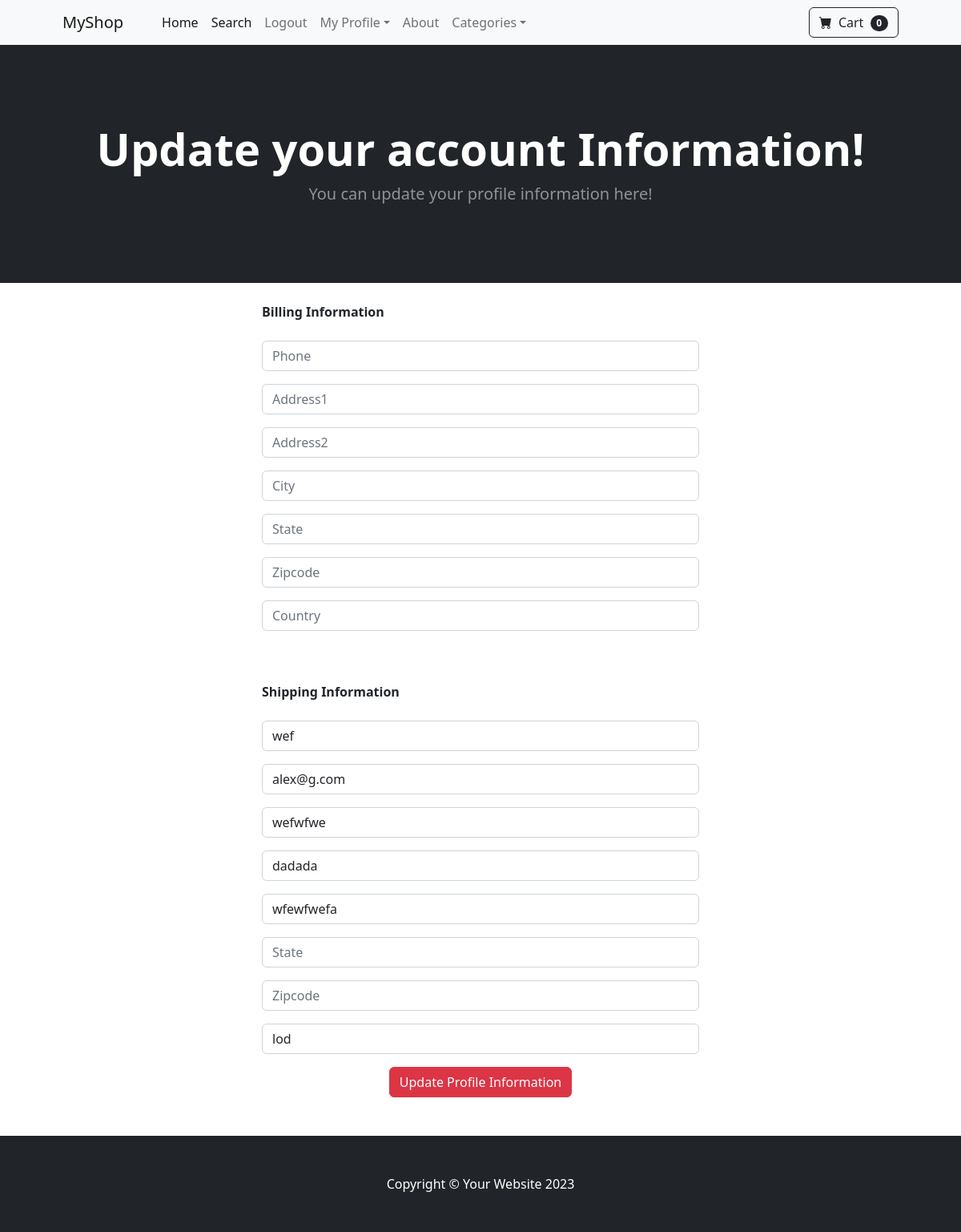
The page /update_info/ (signed in) on the database its author committed.
### shop/models.py (models this page shows, shortened)
class Profile(models.Model):
    user = models.OneToOneField(User, on_delete=models.CASCADE)
    date_modified = models.DateTimeField(User, auto_now=True)
    phone = models.CharField(max_length=100, blank=True)
    address1 = models.CharField(max_length=200, blank=True)
    address2 = models.CharField(max_length=200, blank=True)
    city = models.CharField(max_length=200, blank=True)
    state = models.CharField(max_length=200, blank=True)
    zipcode = models.CharField(max_length=200, blank=True)
    country = models.CharField(max_length=200, blank=True)
    old_cart = models.CharField(max_length=200, blank=True, null=True)

### payment/models.py (models this page shows, shortened)
class ShippingAddress(models.Model):
    user = models.ForeignKey(User, on_delete=models.CASCADE, null=True, blank=True)
    shipping_fullname = models.CharField(max_length=255)
    shipping_email = models.CharField(max_length=255)
    shipping_address1 = models.CharField(max_length=255)
    shipping_address2 = models.CharField(max_length=255, null = True, blank = True)
    shipping_city = models.CharField(max_length=255)
    shipping_state = models.CharField(max_length=255, null = True, blank = True)
    shipping_zipcode = models.CharField(max_length=255, null = True, blank = True)
    shipping_country = models.CharField(max_length=255)
    class Meta:
        verbose_name_plural = "Shipping Address"

### shop/views.py (the view)
# urls.py: path('update_info/', views.update_info, name='update_info'),
def update_info(request):
    if request.user.is_authenticated:
        current_user_profile = Profile.objects.get(user__id=request.user.id)
        shipping_info = ShippingAddress.objects.get(user__id=request.user.id)
        form = UserInfoForm(request.POST or None, instance=current_user_profile)
        shipping_form = ShippingForm(request.POST or None, instance=shipping_info)
        if request.method == "POST":
            if form.is_valid() or shipping_form.is_valid():
                form.save()
                shipping_form.save()
                messages.success(request, ("Your Information has been updated successfully!!!"))
                return redirect('home')
        return render(request, 'update_info.html',{'form':form,'shipping_form':shipping_form})
    else:
        messages.success(request, ("Login first to access this page!!!"))
        return redirect('home')

### shop/forms.py
class UserInfoForm(forms.ModelForm):
    phone = forms.CharField(label="",widget=forms.TextInput(attrs={'class':'form-control', 'placeholder':'Phone'}),required=False)
    address1 = forms.CharField(label="",widget=forms.TextInput(attrs={'class':'form-control', 'placeholder':'Address1'}),required=False)
    address2 = forms.CharField(label="",widget=forms.TextInput(attrs={'class':'form-control', 'placeholder':'Address2'}),required=False)
    city = forms.CharField(label="",widget=forms.TextInput(attrs={'class':'form-control', 'placeholder':'City'}),required=False)
    state = forms.CharField(label="",widget=forms.TextInput(attrs={'class':'form-control', 'placeholder':'State'}),required=False)
    zipcode = forms.CharField(label="",widget=forms.TextInput(attrs={'class':'form-control', 'placeholder':'Zipcode'}),required=False)
    country = forms.CharField(label="",widget=forms.TextInput(attrs={'class':'form-control', 'placeholder':'Country'}),required=False)
    class Meta:
        model = Profile
        fields = ('phone','address1','address2','city','state','zipcode','country')

### cart/cart.py (called while the page is built)
    def __len__(self):
        return len(self.cart)

### cart/context_processors.py (called while the page is built)
def cart(request):
    return {'cart': Cart(request)}

### shop/templates/update_info.html (shortened to what this page needs)
{% extends 'base.html' %}
{% block content %}
<header class="bg-dark py-5">
    <div class="container px-4 px-lg-5 my-5">
        <div class="text-center text-white">
            <h1 class="display-4 fw-bolder">Update your account Information!</h1>
            <p class="lead fw-normal text-white-50 mb-0">You can update your profile information here!</p>
        </div>
    </div>
</header>
<div class="container">
    <div class="row">
            <div class="col-md-6 offset-md-3">
                <br>
                <strong>Billing Information</strong>
                <br><br>
                <form method="POST" action="{%url 'update_info'%}">
                    {{form.as_p}}
                    <br><br>
                    <strong>Shipping Information</strong>
                    <br><br>
                    {{shipping_form.as_p}}
                    <div class="col-md text-center" >
                    <button  type="submit" class="btn btn-danger">Update Profile Information</button>
                    </div>
                  </form>
                  <br>
            </div>
    </div>
    <br>
</div>
{% endblock %}

### rows shown on the page
ShippingAddress: shipping_fullname "wef", shipping_email "alex@g.com", shipping_address1 "wefwfwe", shipping_address2 "dadada", shipping_city "wfewfwefa", shipping_country "lod"

### other values the page prints
{{ cart|length }} "0"
